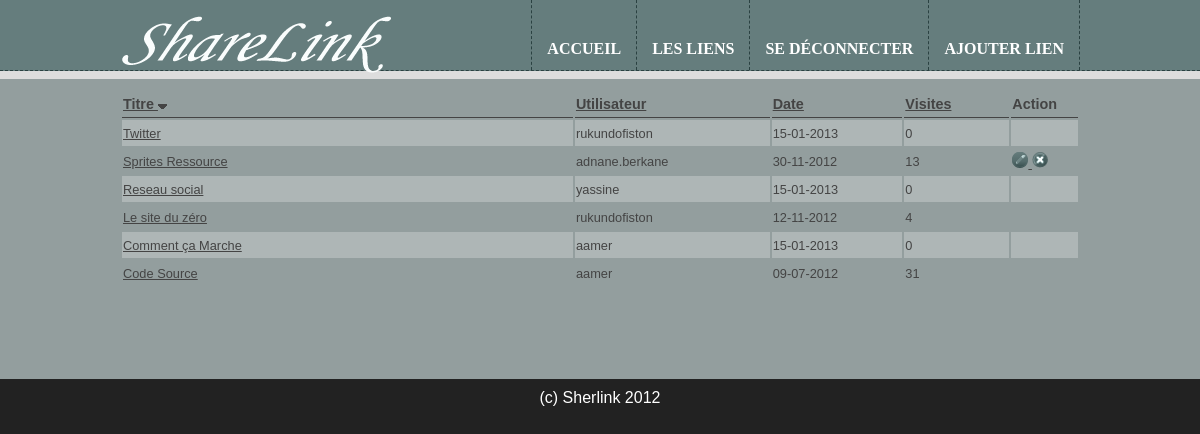
Page /index.php?controller=liens&action=listerliens&order=titre&order_dir=DESC (signed in) on the committed database.
### tables this page shows
CREATE TABLE IF NOT EXISTS `liens` (
  `id` int(10) unsigned NOT NULL AUTO_INCREMENT,
  `titre` varchar(256) NOT NULL,
  `utilisateur` int(11) unsigned NOT NULL,
  `description` text NOT NULL,
  `date` datetime NOT NULL,
  `visite` int(10) unsigned NOT NULL,
  `url` varchar(512) DEFAULT NULL,
  PRIMARY KEY (`id`)
);

CREATE TABLE IF NOT EXISTS `utilisateurs` (
  `id` int(11) NOT NULL AUTO_INCREMENT,
  `identifiant` varchar(256) DEFAULT NULL,
  `nom` varchar(256) DEFAULT NULL,
  `prenom` varchar(256) DEFAULT NULL,
  `email` varchar(256) DEFAULT NULL,
  `motdepasse` varchar(256) DEFAULT NULL,
  PRIMARY KEY (`id`)
);

### include/data.php (called while the page is built, shortened)
<?php
$accesBD = parse_ini_file(('include/config.ini'));
try{
    $db = new PDO('mysql:host='.$accesBD['serveur'].';dbname='.$accesBD['base'], $accesBD['identifiant'],
            $accesBD['motDePasse']);
}catch(PDOException $err){
    die('Erreur connexion BD');
}
    ?>
    <?php
function Liens_Lister($critere='date',$ordre='desc'){
    global $db;
    $sql="SELECT Liens.id, Liens.titre, description, liens.date, visite, Liens.utilisateur utilisateur, identifiant, COUNT(Lien) Commentaires ".
        "FROM (Liens LEFT JOIN Commentaires ON Liens.id = lien) INNER JOIN ".
            "Utilisateurs ON Utilisateurs.id=Liens.utilisateur ".
        "GROUP BY liens.id ";
    switch ($critere){
        case 'titre' :
            $sql= $sql ."ORDER BY Liens.titre ";
            break;
    }
    switch ($ordre){
        case 'descendant' :
        case 'DESC' :
        case 'desc' :
            $sql= $sql ."DESC ";
            break;
    }
    $requete = $db->prepare($sql);
    if(!$requete->execute()){
        DBErreur('Erreur', $requete);
    }
    return $requete->fetchAll(PDO::FETCH_ASSOC);
}
    ?>

### controllers/liens.controller.php (called while the page is built, shortened)
<?php
    function Executer($action){
        switch ($action){
            case 'listerliens':
                ListerLiensAction();
                break;
        }
    }
    function ListerLiensAction(){
        global $page;
        $page['template'] = 'application';
        $page['view'] = 'listerliens.view.php';
        $page['styles'][] = 'application.css';
        $page['order'] = ReqParam($_GET, 'order');
        $page['order_dir'] = ReqParam($_GET, 'order_dir');
        $page['data'] = Liens_Lister($page['order'], $page['order_dir']);
    }
?>

### views/listerliens.view.php (the view, shortened to what this page needs)
<table id="listeLiens">
    <thead>
        <tr>
            <th class="titre">
                <a href="<?php echo ListeLiens_Lien('titre');?>"> Titre </a>
            </th>
            <th class="utilisateur">
                <a href="<?php echo ListeLiens_Lien('utilisateur');?>"> Utilisateur </a>
            </th>
            <th class="date">
                <a href="<?php echo ListeLiens_Lien('date');?>"> Date </a>
            </th>
            <th class="visites">
                <a href="<?php echo ListeLiens_Lien('visites');?>"> Visites </a>
            </th>
            <th class="action"> Action </th>
        </tr>
    </thead>
    <tbody>
    <?php $style=0; ?>
    <?php foreach ($page['data'] as $value): ?>
        <tr class="ligne<?php echo $style ?>">
            <td>
                <a href="index.php?controller=liens&action=consulterlien&id=<?php echo $value['id']; ?>" target="blank">
                    <?php echo $value['titre']; ?>
                </a>
            </td>
            <td> <?php echo $value['identifiant']; ?> </td>
            <td> <?php echo date('d-m-Y',  strtotime($value['date'])); ?> </td>
            <td> <?php echo $value['visite']; ?> </td>
            <td>
                <?php if(Proprietaire($value['utilisateur'])==TRUE): ?>
                <a href="index.php?controller=liens&action=editerlien&id=<?php echo $value['id']; ?>">
                     <img src="images/icone_editer.png" alt="Editer"/>
                </a>
                <a href="index.php?controller=liens&action=supprimerlien&id=<?php echo $value['id']; ?>">
                     <img src="images/icone_supprimer.png" alt="Supprimer"/>
                </a>
                <?php endif; ?>
            </td>
        </tr>
    <?php $style=1-$style; ?>
    <?php endforeach; ?>
    </tbody>
</table>

### styles/sharelink.css (style rules this page uses)
body { margin: 0px; background-color: #222222; color: #FFFFFF; font-family: Helvetica, Arial, Sans Serif; }

### styles/application.css (style rules this page uses)
#listeLiens { margin-left: auto; margin-right:auto; width:100%; color:#444444; }
#listeLiens th { text-align:left; font-size:0.9em; height:28px; }
#listeLiens th a { color:#444444; }
#listeLiens th.titre { width:350px; }
#listeLiens th.utilisateur { width:150px; }
#listeLiens th.date { width:100px; }
#listeLiens th.visites { width:80px; }
#listeLiens th.action { width: 50px; }
#listeLiens tbody td { font-size:0.8em; height:26px; }
#listeLiens tr.ligne0 { background-color: #AEB6B6; }
#listeLiens thead th { border-bottom:1px solid #444444; }
#listeLiens a { color:#444444; }

### rows in the picture
liens: titre "Twitter", utilisateurs.identifiant "rukundofiston", date "15-01-2013", visite "0"
liens: titre "Sprites Ressource", utilisateurs.identifiant "adnane.berkane", date "30-11-2012", visite "13"
liens: titre "Reseau social", utilisateurs.identifiant "yassine", date "15-01-2013", visite "0"
liens: titre "Le site du zéro", utilisateurs.identifiant "rukundofiston", date "12-11-2012", visite "4"
liens: titre "Comment ça Marche", utilisateurs.identifiant "aamer", date "15-01-2013", visite "0"
liens: titre "Code Source", utilisateurs.identifiant "aamer", date "09-07-2012", visite "31"
